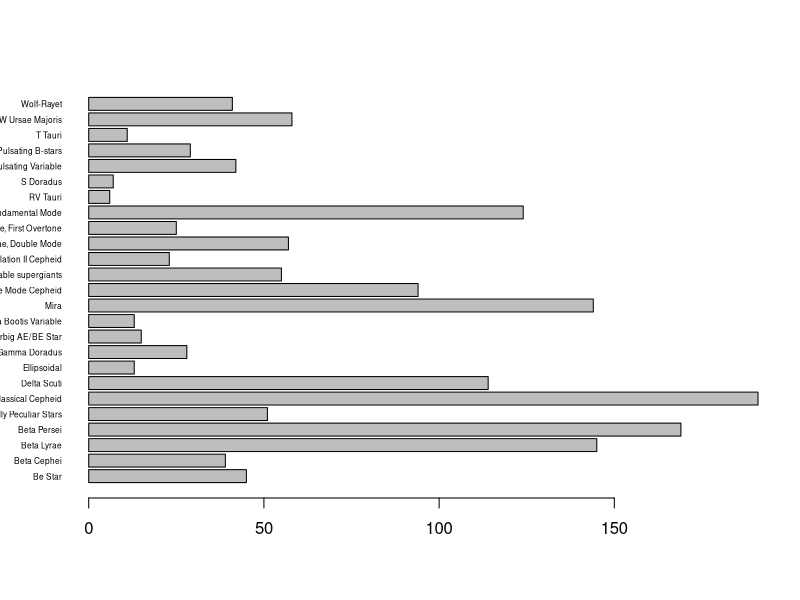
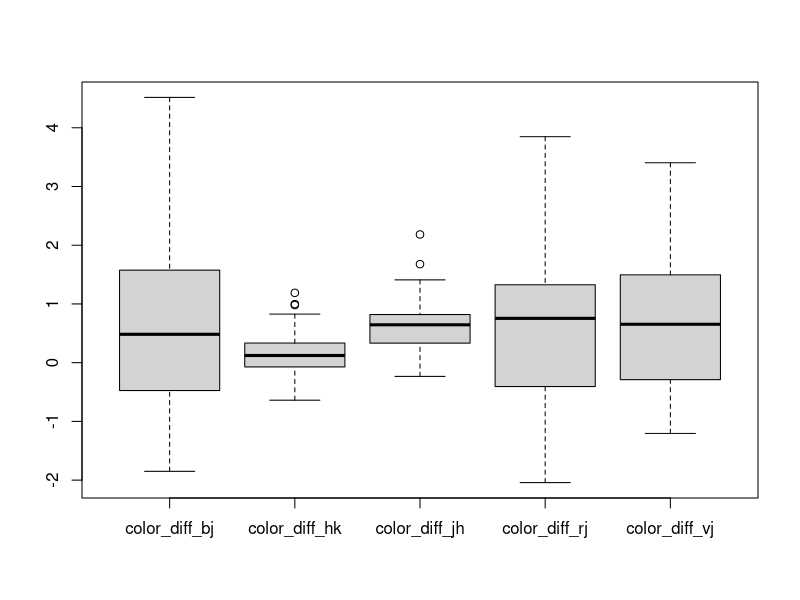
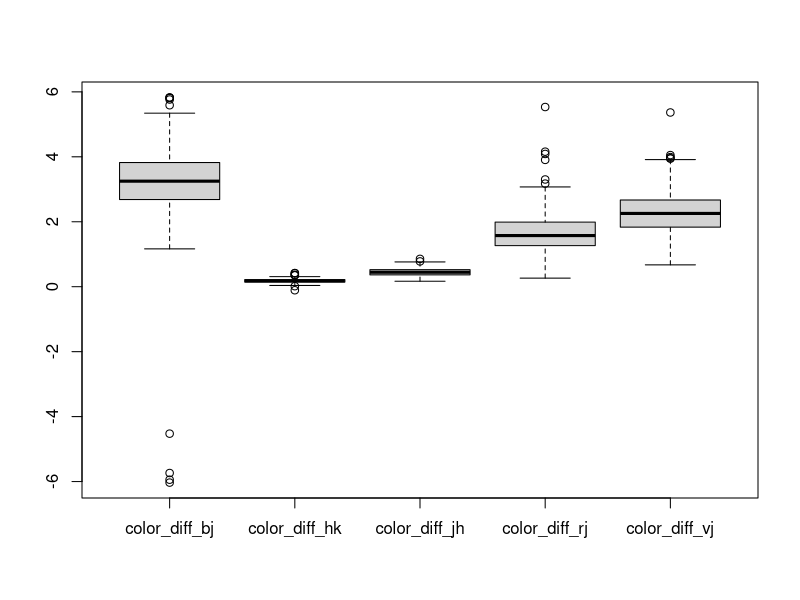

These figures' R source, in order:
#   4/10
#   First attempt at using Git and Exploring the Data

#'  Install package 'foreign' to read the data into R.
#'  The function we need is called read.arff()

#install.packages('foreign')
library(foreign)

#'  dplyr package provides some utility funcions for sorting data
#'  (According to charlotte it is faster for large data)
#install.packages('dplyr')
library(dplyr)

stars <- read.arff(file = 'AstronomyTrainingData.txt')

#  identify the 25 levels of star: (Column 87 holds the names.)
levels(stars$class)
barplot(summary(stars$class), horiz = TRUE, las = 1, cex.names = 0.5, oma=c(2,2,2,2))

#  Put names on the graph bars to identify
#text(x = 25, y = 1.19*1:25-0.25, labels = names(summary(stars[ ,87])))

# Lets try some dplyr functions
# Identify all the classical cepheids
cceph <- filter(stars, class == "Classical Cepheid")
#  What is the mean aplitude of a classical cepheid?
summarise(cceph, av_amplitude = mean(amplitude, na.rm = T))

#  Identify all the Beta Lyrae
beta_lyrae <- filter(stars, class == "Beta Lyrae")
#  What is the mean amplitude of Beta Lyrae?
summarise(beta_lyrae, bl_av_amplitude = mean(amplitude, na.rm = T))

#  Color is stored in variables 5-9
boxplot(beta_lyrae[ ,5:9])
boxplot(cceph[ ,5:9])
